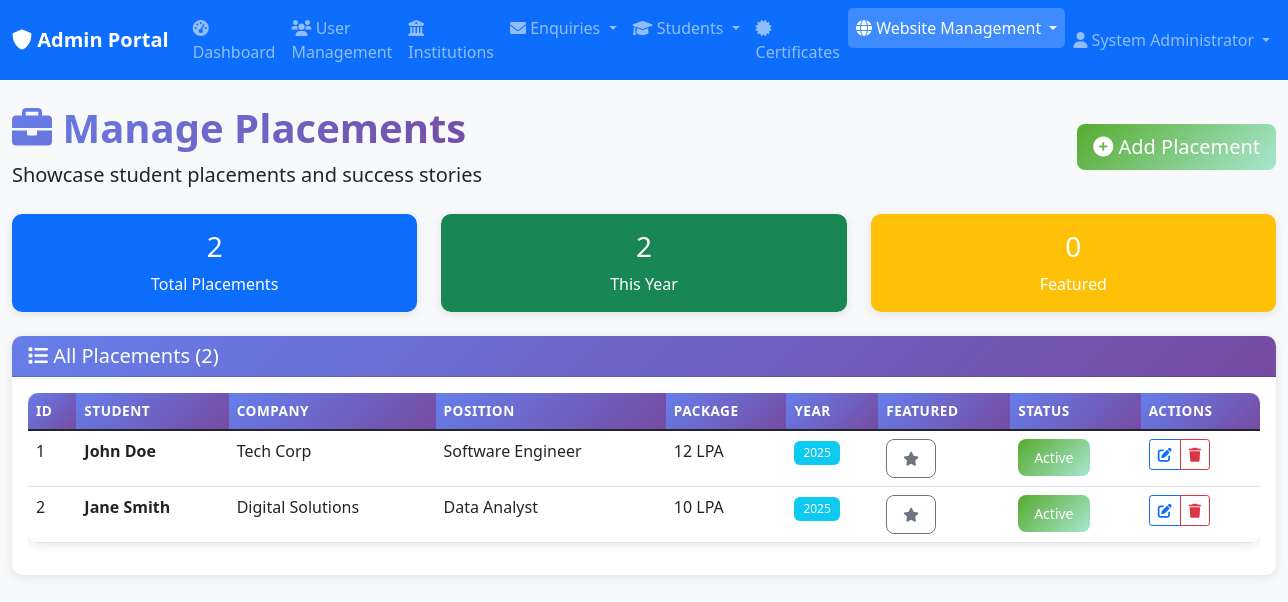
The page /public/admin/website/placements.php (signed in) on the database its author committed.
### tables this page shows
CREATE TABLE IF NOT EXISTS `placements` (
  `id` INT(11) NOT NULL AUTO_INCREMENT,
  `student_name` VARCHAR(255) NOT NULL,
  `company_name` VARCHAR(255) NOT NULL,
  `position` VARCHAR(255) NOT NULL,
  `package` VARCHAR(100) NULL COMMENT 'Salary package',
  `placement_year` YEAR NOT NULL,
  `company_logo` VARCHAR(255) NULL,
  `description` TEXT NULL,
  `is_featured` TINYINT(1) DEFAULT 0,
  `is_active` TINYINT(1) DEFAULT 1,
  `created_by` INT(11) NOT NULL,
  `created_at` TIMESTAMP DEFAULT CURRENT_TIMESTAMP,
  `updated_at` TIMESTAMP DEFAULT CURRENT_TIMESTAMP ON UPDATE CURRENT_TIMESTAMP,
  PRIMARY KEY (`id`),
  KEY `idx_year` (`placement_year`),
  KEY `idx_featured` (`is_featured`),
  KEY `idx_active` (`is_active`),
  FOREIGN KEY (`created_by`) REFERENCES `users`(`id`) ON DELETE CASCADE
);

### includes/functions.php (called while the page is built, shortened)
<?php
function url($path = '') {
    $path = ltrim($path, '/');
    return BASE_URL . ($path ? '/' . $path : '');
}

### includes/db_connect.php (called while the page is built, shortened)
<?php
if (!class_exists('DatabaseConnection')) {
    class DatabaseConnection {
        private static $instance = null;
        private $connection;
        private $host;
        private $db_name;
        private $username;
        private $password;
    private function __construct() {
        $this->host = DB_HOST;
        $this->db_name = DB_NAME;
        $this->username = DB_USER;
        $this->password = DB_PASS;
    }
    public static function getInstance() {
        if (self::$instance === null) {
            self::$instance = new self();
        }
        return self::$instance;
    }
    private function connect() {
        try {
            $dsn = "mysql:host={$this->host};dbname={$this->db_name};charset=" . DB_CHARSET;
            $options = [
                PDO::ATTR_ERRMODE => PDO::ERRMODE_EXCEPTION,
                PDO::ATTR_DEFAULT_FETCH_MODE => PDO::FETCH_ASSOC,
                PDO::ATTR_EMULATE_PREPARES => false
            ];
            if (defined('PDO::MYSQL_ATTR_INIT_COMMAND')) {
                $options[PDO::MYSQL_ATTR_INIT_COMMAND] = "SET NAMES " . DB_CHARSET;
            }
            $this->connection = new PDO($dsn, $this->username, $this->password, $options);
        } catch (PDOException $e) {
            $this->logError("Database connection failed: " . $e->getMessage());
            if (DEBUG_MODE) {
                die("Database connection failed: " . $e->getMessage());
            } else {
                die("Database connection failed. Please try again later.");
            }
        }
    }
    public function getConnection() {
        try {
            $this->connection->query('SELECT 1');
        } catch (PDOException $e) {
            $this->connect();
        }
        return $this->connection;
    }
    public function execute($query, $params = []) {
        try {
            $stmt = $this->connection->prepare($query);
            $stmt->execute($params);
            return $stmt;
        } catch (PDOException $e) {
            $this->logError("Query execution failed: " . $e->getMessage() . " | Query: " . $query);
            throw new Exception("Database operation failed");
        }
    }
    public function fetchOne($query, $params = []) {
        $stmt = $this->execute($query, $params);
        return $stmt->fetch();
    }
    public function fetchAll($query, $params = []) {
        $stmt = $this->execute($query, $params);
        return $stmt->fetchAll();
    }
    }
}
if (!function_exists('fetchOne')) {
    function fetchOne($query, $params = []) {
        return DatabaseConnection::getInstance()->fetchOne($query, $params);
    }
}
if (!function_exists('fetchAll')) {
    function fetchAll($query, $params = []) {
        return DatabaseConnection::getInstance()->fetchAll($query, $params);
    }
}
?>

### public/admin/website/placements.php (the view, shortened to what this page needs)
<?php
require_once __DIR__ . '/../../../includes/auth_check_admin.php';
$placements = fetchAll("
    SELECT p.*, u.full_name as created_by_name
    FROM placements p
    LEFT JOIN users u ON p.created_by = u.id
    ORDER BY p.placement_year DESC, p.created_at DESC
");
$stats = fetchOne("
    SELECT
        COUNT(*) as total,
        COUNT(CASE WHEN placement_year = YEAR(CURDATE()) THEN 1 END) as this_year,
        COUNT(CASE WHEN is_featured = 1 THEN 1 END) as featured
    FROM placements WHERE is_active = 1
");
?>
<div class="row">
    <div class="col-12">
        <div class="d-flex justify-content-between align-items-center mb-4">
            <div>
                <h1 class="text-gradient mb-2">
                    <i class="fas fa-briefcase"></i> Manage Placements
                </h1>
                <p class="lead mb-0">Showcase student placements and success stories</p>
            </div>
            <div>
                <a href="<?php echo url('admin/website/add_placement.php'); ?>" class="btn btn-success btn-lg">
                    <i class="fas fa-plus-circle"></i> Add Placement
                </a>
            </div>
        </div>
    </div>
</div>
<div class="row mb-4">
    <div class="col-md-4">
        <div class="card bg-primary text-white">
            <div class="card-body text-center">
                <h3><?php echo number_format($stats['total']); ?></h3>
                <p class="mb-0">Total Placements</p>
            </div>
        </div>
    </div>
    <div class="col-md-4">
        <div class="card bg-success text-white">
            <div class="card-body text-center">
                <h3><?php echo number_format($stats['this_year']); ?></h3>
                <p class="mb-0">This Year</p>
            </div>
        </div>
    </div>
    <div class="col-md-4">
        <div class="card bg-warning text-white">
            <div class="card-body text-center">
                <h3><?php echo number_format($stats['featured']); ?></h3>
                <p class="mb-0">Featured</p>
            </div>
        </div>
    </div>
</div>
<div class="card">
    <div class="card-header">
        <h5 class="mb-0"><i class="fas fa-list"></i> All Placements (<?php echo count($placements); ?>)</h5>
    </div>
    <div class="card-body">
        <?php if (empty($placements)): ?>
            <div class="text-center py-4">
                <i class="fas fa-briefcase fa-3x text-muted mb-3"></i>
                <h5 class="text-muted">No Placements Found</h5>
                <p class="text-muted">Click "Add Placement" to create your first placement record.</p>
            </div>
        <?php else: ?>
            <div class="table-responsive">
                <table class="table table-hover">
                    <thead>
                        <tr>
                            <th>ID</th>
                            <th>Student</th>
                            <th>Company</th>
                            <th>Position</th>
                            <th>Package</th>
                            <th>Year</th>
                            <th>Featured</th>
                            <th>Status</th>
                            <th>Actions</th>
                        </tr>
                    </thead>
                    <tbody>
                        <?php foreach ($placements as $placement): ?>
                            <tr>
                                <td><?php echo $placement['id']; ?></td>
                                <td><strong><?php echo htmlspecialchars($placement['student_name']); ?></strong></td>
                                <td>
                                    <?php echo htmlspecialchars($placement['company_name']); ?>
                                </td>
                                <td><?php echo htmlspecialchars($placement['position']); ?></td>
                                <td><?php echo htmlspecialchars($placement['package'] ?? 'N/A'); ?></td>
                                <td><span class="badge bg-info"><?php echo $placement['placement_year']; ?></span></td>
                                <td>
                                    <form method="POST" style="display:inline;">
                                        <button type="submit" class="btn btn-sm btn-<?php echo $placement['is_featured'] ? 'warning' : 'outline-secondary'; ?>">
                                            <i class="fas fa-star"></i>
                                        </button>
                                    </form>
                                </td>
                                <td>
                                    <form method="POST" style="display:inline;">
                                        <button type="submit" class="btn btn-sm btn-<?php echo $placement['is_active'] ? 'success' : 'secondary'; ?>">
                                            <?php echo $placement['is_active'] ? 'Active' : 'Inactive'; ?>
                                        </button>
                                    </form>
                                </td>
                                <td>
                                    <div class="btn-group btn-group-sm">
                                        <a href="<?php echo url('admin/website/add_placement.php?id=' . $placement['id']); ?>"
                                           class="btn btn-outline-primary" title="Edit">
                                            <i class="fas fa-edit"></i>
                                        </a>
                                        <button type="button" class="btn btn-outline-danger"
                                                onclick="deletePlacement(<?php echo $placement['id']; ?>)" title="Delete">
                                            <i class="fas fa-trash"></i>
                                        </button>
                                    </div>
                                </td>
                            </tr>
                        <?php endforeach; ?>
                    </tbody>
                </table>
            </div>
        <?php endif; ?>
    </div>
</div>

### public/css/portal.css (style rules this page uses)
body { font-family: 'Segoe UI', Tahoma, Geneva, Verdana, sans-serif; background-color: #f8f9fa; }
.card { border: none; border-radius: 10px; box-shadow: 0 2px 10px rgba(0, 0, 0, 0.1); transition: all 0.3s ease; }
.card-header { background: linear-gradient(135deg, #667eea 0%, #764ba2 100%); color: white; border-radius: 10px 10px 0 0 !important; font-weight: 600; }
.btn { border-radius: 8px; font-weight: 500; padding: 0.5rem 1rem; transition: all 0.3s ease; }
.btn-success { background: linear-gradient(135deg, #56ab2f 0%, #a8e6cf 100%); border: none; }
.table { background: white; border-radius: 10px; overflow: hidden; box-shadow: 0 2px 10px rgba(0, 0, 0, 0.1); }
.table thead th { background: linear-gradient(135deg, #667eea 0%, #764ba2 100%); color: white; border: none; font-weight: 600; text-transform: uppercase; letter-spacing: 0.5px; font-size: 0.85rem; }
.table tbody tr { transition: all 0.3s ease; }
.badge { font-weight: 500; padding: 0.5em 0.75em; border-radius: 6px; }
.text-gradient { background: linear-gradient(135deg, #667eea 0%, #764ba2 100%); -webkit-background-clip: text; -webkit-text-fill-color: transparent; background-clip: text; font-weight: 600; }

### rows shown on the page
placements: id "1", student_name "John Doe", company_name "Tech Corp", position "Software Engineer", package "12 LPA", placement_year "2025", is_active "Active"
placements: id "2", student_name "Jane Smith", company_name "Digital Solutions", position "Data Analyst", package "10 LPA", placement_year "2025", is_active "Active"

### other values the page prints
$item['title'] "Dashboard"
$item['title'] "User Management"
$item['title'] "Institutions"
$item['title'] "Enquiries"
$item['title'] "Students"
$item['title'] "Certificates"
$item['title'] "Website Management"
$userName "System Administrator"
$stats['total'] "2"
$stats['this_year'] "2"
$stats['featured'] "0"
count($placements) "2"
